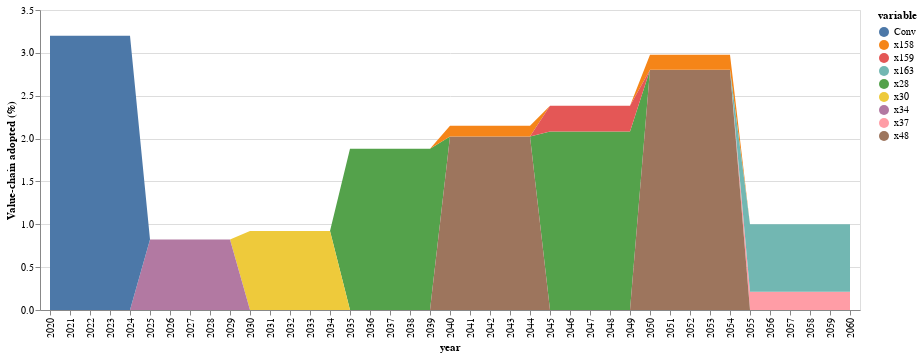

Here is the notebook cell this chart was saved with:
### Code cell
#only for this result

function conventional(i1,t)
    if t==7
        return (1-sum(JuMP.values.(xk)[k,t] for k in 1:nrow(compromise)))
    end
    if t==0
        if mod(i1,5)≥mod(round.(sum(JuMP.values.(tk)[1:nrow(compromise),t+1])-0.001;digits=4),5) && sum(JuMP.values.(xk)[1:nrow(compromise),t+1]) > 0
            return (1-sum(JuMP.values.(xk)[k,t+1] for k in 1:nrow(compromise)))*initial[1,:Ocost]
        else
            return initial[1,:Ocost]
        end
    else
        sum_xks_atT=0
        for k1 in 1:nrow(compromise)
            if mod(i1,5)≥mod(round(JuMP.values.(tk)[k1,t+1]-0.001;digits=4),5) && sum(JuMP.values.(xk)[k1,t:t+1])>0 && t>0
                sum_xks_atT+=JuMP.values.(xk)[k1,t+1]
            else
                sum_xks_atT+=JuMP.values.(xk)[k1,t]
            end
        end
            
        #if mod(i1,5)≥mod(round(sum(JuMP.values.(tk)[1:nrow(compromise),t+1]);digits=2),5) && sum(JuMP.values.(xk)[1:nrow(compromise),t:t+1])>0 && t>0
        #    t=t+1
        #end
        #return (1-sum(JuMP.values.(xk)[k,t] for k in 1:nrow(compromise)))
        return (1-sum_xks_atT)*initial[1,:Ocost]*0.982^(-1*tau[t])
    end
end

function innovation(i1,k1,t)
    if t==7
        return sum(JuMP.values.(xk)[k,t] for k=k1:k1)
    end
    if t==0 
        if mod(i1,5)≥mod(round(JuMP.values.(tk)[k1,t+1]-0.001;digits=4),5) && JuMP.values.(xk)[k1,t+1] > 0
            t=1
            return (sum(JuMP.values.(xk)[k,t]*compromise[k,9] for k=k1:k1))            
        else
            return 0
        end
    end
    if mod(i1,5)≥mod(round(JuMP.values.(tk)[k1,t+1]-0.001;digits=4),5) && sum(JuMP.values.(xk)[k1,t:t+1])>0 && t>0
        t=t+1
    end
    return sum(JuMP.values.(xk)[k,t]*compromise[k,9]*0.968^(-1*tau[t]) for k=k1:k1)
    
end

conv=zeros(55)

#onv[1]=100
inn_co2=zeros(nrow(compromise),55)

for k in 1:nrow(compromise)
    inn_co2[k,1]=0
end
j=0
for t in 1:55
    if 0 ≤ t ≤ 5
        j=0
    elseif 6 ≤ t ≤ 10
        j=1
    elseif 11 ≤ t ≤ 15
        j=2
    elseif 16 ≤ t ≤ 20
        j=3
    elseif 21 ≤ t ≤ 25
        j=4
    elseif 26 ≤ t ≤ 30
        j=5
    elseif 31 ≤ t ≤ 35
        j=6
    else
        j=7
    end
    
    
    
    conv[t]=conventional(t,j)
    for k in 1:nrow(compromise)
        
        inn_co2[k,t]=innovation(t,k,j)
    end
end
#conv[1:5].=100

sNames = ["conv","inn1","inn2","inn3","inn4","inn5","inn6","inn7","inn8","inn9","inn10"]
xLabels = []
for i in 2020:2070
    push!(xLabels,string(i))
end

#df = DataFrame(year=xLabels, conv=conv, inn1=inn_co2[1,:],inn2=inn_co2[2,:],inn3=inn_co2[3,:],inn4=inn_co2[4,:],
#        inn5=inn_co2[5,:],inn6=inn_co2[6,:],inn7=inn_co2[7,:],inn8=inn_co2[8,:],inn9=inn_co2[9,:],inn10=inn_co2[10,:])
df = DataFrame(vcat(inn_co2,conv')',:auto)


df=df[1:41,:]

df=df[!, any.(>(0), eachcol(df))]
df[!,:year]=xLabels[1:41]
#rename!(df,[:x1,:x93,:x218,:x222] .=> [:Conv,:pyLDPE1,:alcPLA2,:alcPLA6])
#df[!,:pyLDPE11]=zeros(36)
rename!(df,[:x269] .=> [:Conv])
#df[!,:x31]=zeros(36)
#df[!,:x38]=zeros(36)
#df[!,:x164]=zeros(36)

#rename!(df,[:x94,:x95,:x104,:x109,:x196,:x198,:x199,:x200,:x201] .=> [:LABS12,:LABS13,:LABS22,:LABS27,:RecyclPLA2,:RecyclPLA4,:RecyclPLA5,:RecyclPLA6,:RecyclPLA7])
#rename!(df,[:x29,:x30,:x31,:x45,:x49] .=> [:pyLDPE_maxTheta,:pyLDPE_minGWP,:pyLDPE_minLCC,:pyLDPE_14,:pyLDPE_18])
#rename!(df,[:x160,:x164] .=> [:alcPLA_minLCC,:alcPLA_3])
o_cost=df |> stack |> @vlplot(:area, x=:year, y={:value, stack=:zero, title="Value-chain adopted (%)"}, color="variable:n",legend=:sNames) 
if want_save>0
    save("./result-case-roadmap/op_cost-"*output_key*".svg", o_cost)
end
#save("./result-case-roadmap/split_yearly-netzero.svg", split_yearly)
o_cost

### Figure 1 — Vega-Lite specification as saved in the notebook (floating-point values rounded to 4 significant figures; data arrays with more than 128 entries replaced by an {"elided": "..."} marker saying what was removed)
{"data": {"values": {"elided": "369 records"}}, "encoding": {"color": {"field": "variable", "type": "nominal"}, "x": {"field": "year"}, "y": {"field": "value", "stack": "zero", "title": "Value-chain adopted (%)", "type": "quantitative"}}, "legend": "sNames", "mark": "area"}
